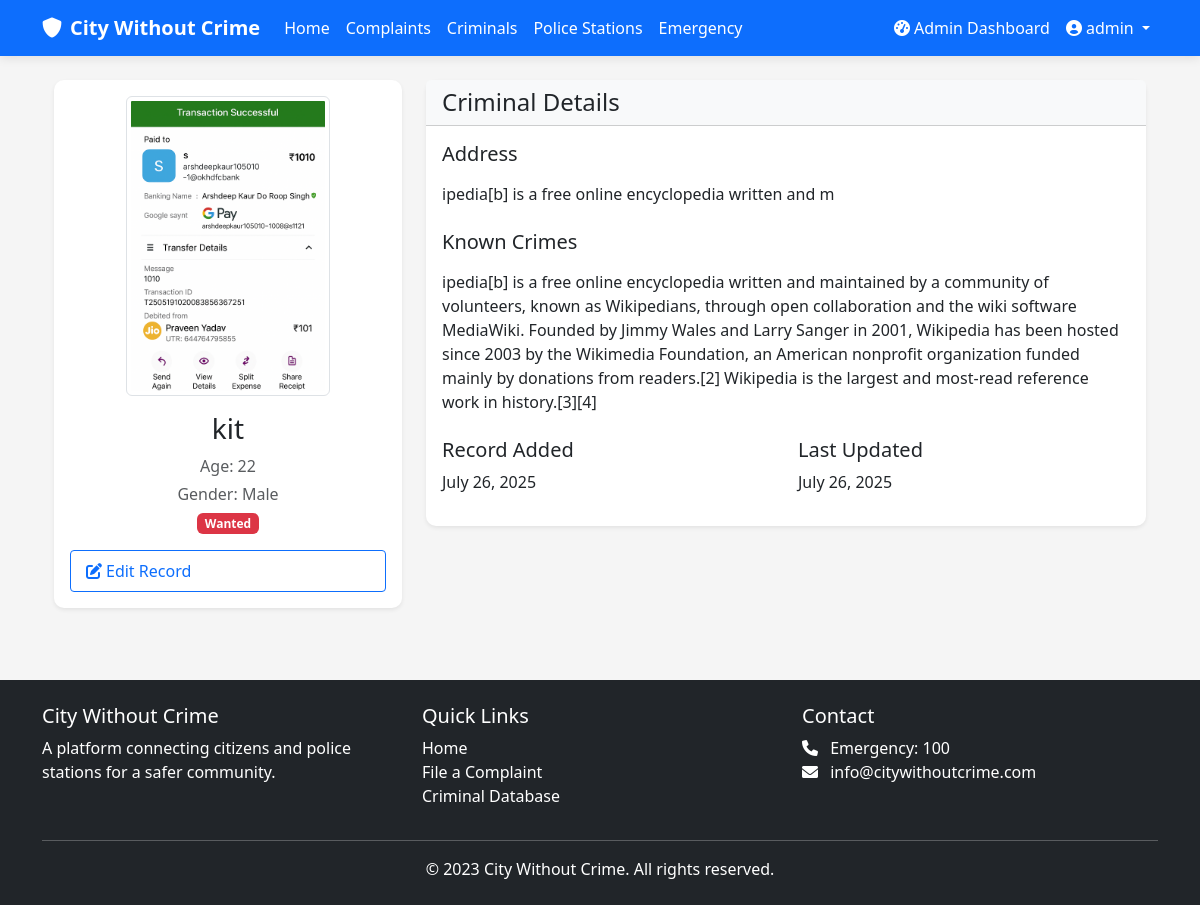
The app's page /criminals/1/ (signed in) with its own data.
### cwc_app/models.py (models this page shows, shortened)
class User(AbstractUser):
    is_police = models.BooleanField(default=False)
    is_admin = models.BooleanField(default=False)
    station = models.ForeignKey('PoliceStation', on_delete=models.SET_NULL, null=True, blank=True)

class Criminal(models.Model):
    name = models.CharField(max_length=100)
    photo = models.ImageField(upload_to='criminal_photos/')
    age = models.IntegerField()
    gender = models.CharField(max_length=10, choices=[('M', 'Male'), ('F', 'Female'), ('O', 'Other')])
    address = models.TextField()
    crimes = models.TextField()
    status = models.CharField(max_length=20, choices=[
        ('WANTED', 'Wanted'),
        ('ARRESTED', 'Arrested'),
        ('RELEASED', 'Released'),
    ])
    added_by = models.ForeignKey(User, on_delete=models.SET_NULL, null=True)
    created_at = models.DateTimeField(auto_now_add=True)
    updated_at = models.DateTimeField(auto_now=True)

### cwc_app/views.py (the view)
# urls.py: path('criminals/<int:pk>/', views.criminal_detail, name='criminal_detail'),
@login_required
def criminal_detail(request, pk):
    criminal = get_object_or_404(Criminal, pk=pk)
    return render(request, 'criminals/detail.html', {'criminal': criminal})

### templates/criminals/detail.html (shortened to what this page needs)
{% extends 'base.html' %}
{% block content %}
<div class="container">
    <div class="row">
        <div class="col-md-4 mb-4">
            <div class="card shadow-sm">
                <div class="card-body text-center">
                    <img src="{{ criminal.photo.url }}" alt="{{ criminal.name }}"
                         class="img-thumbnail mb-3" style="max-height: 300px;">
                    <h3>{{ criminal.name }}</h3>
                    <p class="text-muted mb-1">Age: {{ criminal.age }}</p>
                    <p class="text-muted mb-1">Gender: {{ criminal.get_gender_display }}</p>
                    <span class="badge
                        {% if criminal.status == 'WANTED' %}bg-danger
                        {% elif criminal.status == 'ARRESTED' %}bg-warning text-dark
                        {% else %}bg-success{% endif %} mb-3">
                        {{ criminal.get_status_display }}
                    </span>
                    {% if user.is_police or user.is_admin %}
                    <div class="d-grid gap-2">
                        <a href="#" class="btn btn-outline-primary">
                            <i class="fas fa-edit me-1"></i> Edit Record
                        </a>
                    </div>
                    {% endif %}
                </div>
            </div>
        </div>
        <div class="col-md-8">
            <div class="card shadow-sm">
                <div class="card-header bg-light">
                    <h4 class="mb-0">Criminal Details</h4>
                </div>
                <div class="card-body">
                    <div class="mb-4">
                        <h5>Address</h5>
                        <p>{{ criminal.address|linebreaks }}</p>
                    </div>
                    <div class="mb-4">
                        <h5>Known Crimes</h5>
                        <p>{{ criminal.crimes|linebreaks }}</p>
                    </div>
                    <div class="row">
                        <div class="col-md-6">
                            <h5>Record Added</h5>
                            <p>{{ criminal.created_at|date:"F j, Y" }}</p>
                        </div>
                        <div class="col-md-6">
                            <h5>Last Updated</h5>
                            <p>{{ criminal.updated_at|date:"F j, Y" }}</p>
                        </div>
                    </div>
                </div>
            </div>
        </div>
    </div>
</div>
{% endblock %}

### templates/partials/navbar.html (shortened to what this page needs)
<nav class="navbar navbar-expand-lg navbar-dark bg-primary">
    <div class="container">
        <a class="navbar-brand" href="{% url 'home' %}">
            <i class="fas fa-shield-alt me-2"></i>City Without Crime
        </a>
        <div class="collapse navbar-collapse" id="navbarNav">
            <ul class="navbar-nav me-auto">
                <li class="nav-item">
                    <a class="nav-link text-white" href="{% url 'home' %}">Home</a>
                </li>
                <li class="nav-item">
                    <a class="nav-link text-white" href="{% url 'complaint_list' %}">Complaints</a>
                </li>
                <li class="nav-item">
                    <a class="nav-link text-white" href="{% url 'criminal_list' %}">Criminals</a>
                </li>
                {% if user.is_police or user.is_admin %}
                <li class="nav-item">
                    <a class="nav-link text-white" href="{% url 'station_list' %}">Police Stations</a>
                </li>
                <li class="nav-item">
                    <a class="nav-link text-white" href="{% url 'emergency_list' %}">Emergency</a>
                </li>
                {% endif %}
            </ul>
            <ul class="navbar-nav">
                {% if user.is_authenticated %}
                    {% if user.is_admin %}
                        <li class="nav-item">
                            <a class="nav-link text-white" href="{% url 'admin_dashboard' %}">
                                <i class="fas fa-tachometer-alt me-1"></i>Admin Dashboard
                            </a>
                        </li>
                    {% elif user.is_police %}
                        <li class="nav-item">
                            <a class="nav-link text-white" href="{% url 'police_dashboard' %}">
                                <i class="fas fa-tachometer-alt me-1"></i>Police Dashboard
                            </a>
                        </li>
                    {% endif %}
                    <li class="nav-item dropdown">
                        <a class="nav-link dropdown-toggle text-white" href="#" id="userDropdown" role="button" data-bs-toggle="dropdown">
                            <i class="fas fa-user-circle me-1"></i>{{ user.username }}
                        </a>
                    </li>
                {% endif %}
            </ul>
        </div>
    </div>
</nav>

### static/css/style.css (style rules this page uses)
:root { --primary-color: #0d6efd; --secondary-color: #f03848; --success-color: #198754; --danger-color: #dc3545; --warning-color: #ffc107; --info-color: #0dcaf0; --light-color: #f8f9fa; --dark-color: #212529; }
body { font-family: 'Segoe UI', Tahoma, Geneva, Verdana, sans-serif; background-color: #f5f5f5; }
.card { transition: transform 0.3s ease, box-shadow 0.3s ease; border: none; border-radius: 10px; box-shadow: 0 4px 6px rgba(0, 0, 0, 0.1); }
.btn { border-radius: 50px; padding: 8px 20px; font-weight: 500; }
.navbar { box-shadow: 0 2px 10px rgba(0, 0, 0, 0.1); }
.navbar-brand { font-weight: 700; }
.btn i { margin-right: 5px; }
.btn.btn-outline-primary { display: inline-flex; align-items: center; padding: 8px 15px; border-radius: 4px; text-decoration: none; color: #0d6efd; border: 1px solid #0d6efd; background-color: transparent; }

### records on screen
User: username "admin"
Criminal: photo (picture), name "kit", age "22", gender "Male", status "Wanted", address "ipedia[b] is a free online encyclopedia written and m", crimes "ipedia[b] is a free online encyclopedia written and maintained by a community of volunteers, known as Wikipedians, through open collaboration and the wiki software MediaWiki. Founded by Jimmy Wales and Larry Sanger in 2001, Wikipedia has been hosted since 2003 by the Wikimedia Foundation, an American nonprofit organization funded mainly by donations from readers.[2] Wikipedia is the largest and most-read reference work in history.[3][4]", created_at "July 26, 2025", updated_at "July 26, 2025"
